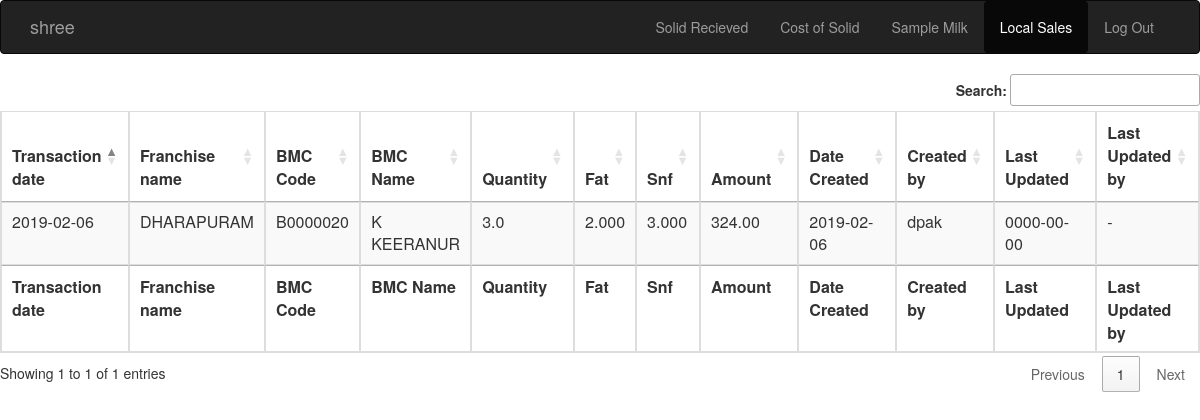
The app's page /procurement.php (signed in) with its own data.
### tables this page shows
CREATE TABLE `ftd_local_sales` (
  `Tran_Date` date DEFAULT NULL,
  `Fran_Name` varchar(25) DEFAULT NULL,
  `Bmc_Code` varchar(8) DEFAULT NULL,
  `Bmc_Name` varchar(45) DEFAULT NULL,
  `Qty` decimal(5,1) DEFAULT NULL,
  `Fat` decimal(7,3) DEFAULT NULL,
  `Snf` decimal(7,3) DEFAULT NULL,
  `Amount` decimal(9,2) DEFAULT NULL,
  `Add_Date` date DEFAULT NULL,
  `Add_user` varchar(25) DEFAULT NULL,
  `Mody_Date` date DEFAULT NULL,
  `Mody_User` varchar(25) DEFAULT NULL,
  `D_Flag` varchar(1) NOT NULL DEFAULT '-'
);

### procurement.php (the view, shortened to what this page needs)
<?php
include('config.php');
?>
<head>
  <link rel="stylesheet" href="https://maxcdn.bootstrapcdn.com/bootstrap/3.3.7/css/bootstrap.min.css">
  <link rel="stylesheet" href="https://cdn.datatables.net/1.10.19/css/dataTables.bootstrap.min.css">
<link rel="stylesheet" href="https://cdn.datatables.net/1.10.19/css/jquery.dataTables.min.css">
<link rel="stylesheet" href="https://cdn.datatables.net/buttons/1.5.2/css/buttons.dataTables.min.css">
</head>
<nav class="navbar navbar-default navbar-inverse">
        <div class="container">
        <div class="navbar-header">
<a class="navbar-brand" href="#"><?php echo $_SESSION['login_user'];?></a>
        </div>
        <div class="collapse navbar-collapse" id="navbar-collapse-1">
        <ul class="nav navbar-nav navbar-right">
        <li class="nav-item">
      <a class="btn nav-link" href="solidrecievedtable.php">Solid Recieved</a>
    </li>
	<li  class="nav-item">
      <a class="btn nav-link" id="hide" href="costofsolidtable.php" >Cost of Solid</a>
    </li>
	<li class="nav-item">
      <a class="btn nav-link"  id="hide1" href="samplemilktable.php">Sample Milk</a>
    </li>
	<li class="active">
      <a class="btn nav-link"  id="hide2" href="procurement.php">Local Sales</a>
    </li>
	<li class="nav-item">
      <a class="btn nav-link" href="logout.php">Log Out</a>
    </li>
        </ul>
</div>
</div>
    </nav>
	<div class="table-responsive">
<table id="example" class="table table-striped table-bordered" style="width:100%">
        <thead>
            <tr>
                <th>Transaction date</th>
                <th>Franchise name</th>
                <th>BMC Code</th>
                <th>BMC Name</th>
                <th>Quantity</th>
                <th>Fat</th>
                <th>Snf</th>
                <th>Amount</th>
                <th>Date Created</th>
                <th>Created by</th>
                <th>Last Updated</th>
                <th>Last Updated by</th>
            </tr>
        </thead>
        <tbody>
		<?php
		 $select = "select * from ftd_local_sales where D_Flag='-';";
		 $result = mysqli_query($db,$select);
		 while($row = mysqli_fetch_array($result)) {
            ?>
                <tr>
			<td><?php echo $row['Tran_Date'];?></td>
			<td><?php echo $row['Fran_Name']?></td>
			<td><?php echo $row['Bmc_Code']?></td>
			<td><?php echo $row['Bmc_Name']?></td>
			<td><?php echo $row['Qty']?></td>
			<td><?php echo $row['Fat']?></td>
			<td><?php echo $row['Snf']?></td>
			<td><?php echo $row['Amount']?></td>
			<td><?php echo $row['Add_Date']?></td>
			<td><?php echo $row['Add_user']?></td>
			<td><?php echo $row['Mody_Date']?></td>
			<td><?php echo $row['Mody_User']?></td>
			</tr>
            <?php
            }
            ?>
        </tbody>
        <tfoot>
            <tr>
                <th>Transaction date</th>
                <th>Franchise name</th>
                <th>BMC Code</th>
                <th>BMC Name</th>
                <th>Quantity</th>
                <th>Fat</th>
                <th>Snf</th>
                <th>Amount</th>
                <th>Date Created</th>
                <th>Created by</th>
                <th>Last Updated</th>
                <th>Last Updated by</th>
            </tr>
        </tfoot>
    </table>
	</div>
	</body>

### records on screen
ftd_local_sales: Tran_Date "2019-02-06", Fran_Name "DHARAPURAM", Bmc_Code "B0000020", Bmc_Name "K KEERANUR", Qty "3.0", Fat "2.000", Snf "3.000", Amount "324.00", Add_Date "2019-02-06", Add_user "dpak", Mody_Date "0000-00-00", Mody_User "-"

### other values on screen
$_SESSION['login_user'] "shree"
